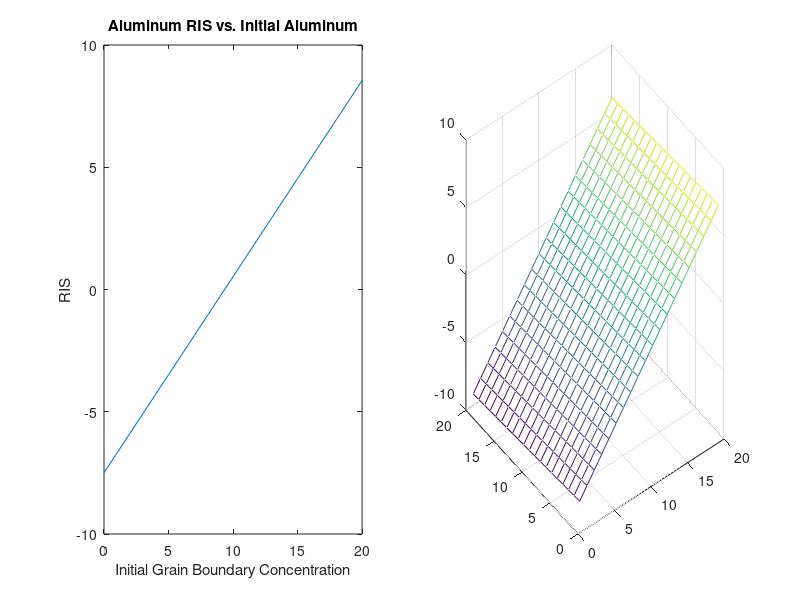

MATLAB code for this plot: (Note: this script raises an error after producing the figure.)

%%This notebook is the rough draft for my Nano-hub tool that will simulate the Radiation Induced Segregation of Fe-Cr-Al
%alloys at a static temperature of 364 degrees C and a dpa of 1.8-1.9.

do

Cr = input("Enter the concentration of Chromium: ")

if ( Cr>=20 || Cr<=0 )
% I will display a warning to the user if they fail to meet the criterion
disp('This percentage must be between 0 and 20.')
endif

until ( Cr<20 && Cr>0 )
% this ensures that the concentration is valid
% Once we have a valid value for chromium we ask for aluminum

do

Al = input("Enter the concentration of Aluminium: ")

if ( Al>=20 || Al<=0 )
% displaying warning as in the chromium loop
disp('This percentage must be between 0 and 20.')
endif

until ( Al<20 && Al>0 )

% now we have two valid concentrations

Fe = 100.000 - Cr - Al;

ach_Cr = -0.36*Cr + 6.85; 
ach_Al = -0.04*Cr - 1.65;  % this and the following are derived from data sets obtained over a Cr wt % of 10 and 13.
ach_Fe = 0.707*Cr - 8.98; 

bch_Cr = -0.97*Al + 8.27;   
bch_Al = 0.8022*Al - 7.4959;  % this and the following are derived from data sets obtained over an Al wt % of 5, 6, and 7.
bch_Fe = 0.1736*Al - 0.7165; 

x = -10:0.1:10;

ya = (Cr + ((1)./((x.^2)+(1./((ach_Cr).^2).^(1/2))))); % these equations are what drives the graphs

za = (Al - ((1)./((x.^2)+(1./((ach_Al).^2).^(1/2))))); % note that the RIS variable has to be squared and then square rooted to 
 
va = (Fe + ((1)./((x.^2)+(1./((ach_Fe).^2).^(1/2))))); % get the absolute value. Otherwise the denominator will hit zero

yb = (Cr + ((1)./((x.^2)+(1./((bch_Cr).^2).^(1/2))))); % I have accounted for the negative values by simply changing the

zb = (Al - ((1)./((x.^2)+(1./((bch_Al).^2).^(1/2))))); % sign of the operator which dictates RIS for aluminum. (See the - after AL)

vb = (Fe + ((1)./((x.^2)+(1./((bch_Fe).^2).^(1/2)))));

%plot (x, ya, x, za, x, va, x, yb, x, zb, x, vb);
plot (x, yb, x, zb, x, vb);
xlabel ("Displacement from Grain Boundary [nm]");
ylabel ("Weight %");
title ("RIS in Fe-Cr-Al");


fprintf('\nBased on Chromium input the simulation estimates...\n RIS for Chromium: %f\n RIS for Aluminum: %f\n RIS for Iron: %f\n', ach_Cr, ach_Al, ach_Fe); 

fprintf('\nBased on Aluminum input the simulation estimates...\n RIS for Chromium: %f\n RIS for Aluminum: %f\n RIS for Iron: %f\n', bch_Cr, bch_Al, bch_Fe); 


x = 0:20;

bch_Al = 0.8022.*x - 7.4959;
ach_Cr = -0.36.*x + 6.85;

subplot(1,2,1)
plot (x, bch_Al); 
xlim([0 20])
ylim([-10 10])

xlabel ("Initial Grain Boundary Concentration");
ylabel ("RIS");
title ("Aluminum RIS vs. Initial Aluminum");

subplot(1,2,2)
plot (x, ach_Cr); 
xlim([0 20])
ylim([-2.5 7.5])

xlabel ("Initial Grain Boundary Concentration");
ylabel ("RIS");
title ("Chromium RIS vs. Initial Chromium");

disp('Please note that these trend lines depict large RIS values even when the initial concentration is zero.')

% x is the initial concentration in integer values of rounded weight percentage for the sake of argument


% We need to derive an equation for the Ris values of an element based on inputs of Al and Cr concentrations.

Cr = 1:20;
Al = 1:20;
Fe = 100 -(Cr + Al);

Cr = Cr(:);
Al = Al(:);

ach_Cr = -0.36*Cr + 6.85; % this and the following are derived from data sets obtained over an Al wt % of 5, 6, and 7.
ach_Al = (-0.04*Al - 1.65); 
ach_Fe = 0.707*Fe - 8.98; 

bch_Cr = -0.97*Cr + 8.27;    % this and the following are derived from data sets obtained over a Cr wt % of 10 and 13.
bch_Al = (.8022*Al - 7.4959); 
bch_Fe = 0.1736*Fe - 0.7165; 
%{

Al = Cr = 1:20;
[xx, yy] = meshgrid (Al, Cr);
z = sqrt ((.8022*Al - 7.4959) + (-0.04*Al - 1.65)) + eps;

mesh (Al, Cr, z);
%}
Al = Cr = 1:20;
[xx, yy] = meshgrid (Al, Cr);

ach_Cr = 0.36*xx + 6.85;
bch_Cr = 0.97*yy + 8.27;

z = (ach_Cr + bch_Cr);
mesh (Al, Cr, z);

ach_Al = (.8022*xx - 7.4959);
bch_Al = (-0.04*yy - 1.65); 

z = (ach_Al + bch_Al);
mesh (Al, Cr, z);


ach_Al = -0.04*Al - 1.65; 

y = -15:15;
x = -15:15;

x = x(:);

b = (Cr - ((1)./((x.^2)+(1./((ach_Al).^2).^(1/2)))));


z = meshgrid(b,x);


figure
surf(y, x, z)
colormap winter
